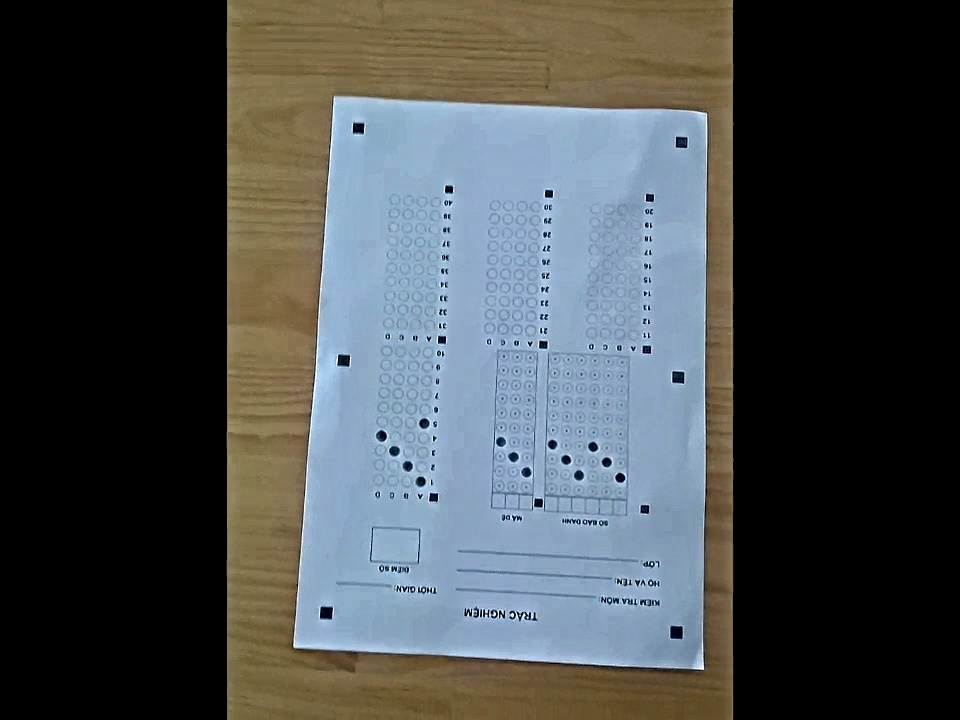
#> input picture data/temp_crops/temp_mcq.jpg, 960 x 720 px
$ python -i omr_processor.py   (imports and definitions only)
#> lines starting #> are read from the running program, lines starting #| are printed output that depends on the picture; after the words box and inside, x2 and y2 are one past the last pixel; in counts of white or black regions, pixels touching at a corner belong together
#> in process_image, img is the input picture: shape (720, 960, 3); mean B, G, R 76, 74.4, 69.6
# Thuật toán xử lý ảnh, đếm bóng (bubble) cho bài trắc nghiệm
import cv2
import numpy as np


class OMRProcessor:
    def __init__(self):
        self.PAPER_WIDTH_MM = 210.0
        self.PAPER_HEIGHT_MM = 297.0
        # 10 pixels per mm -> 2100 x 2970 image. High precision.
        self.PPM = 10
        self.warp_width = int(self.PAPER_WIDTH_MM * self.PPM)
        self.warp_height = int(self.PAPER_HEIGHT_MM * self.PPM)

        # Expected marker coordinates in mm
        # 6.5mm x 6.5mm squares at the corners
        self.MARKER_TL_MM = (11.0, 12.0)
        self.MARKER_TR_MM = (199.0, 12.0)
        self.MARKER_BL_MM = (11.0, 285.0)
        self.MARKER_BR_MM = (199.0, 285.0)

        self.MARKER_TL_PX = (int(self.MARKER_TL_MM[0] * self.PPM), int(self.MARKER_TL_MM[1] * self.PPM))
        self.MARKER_TR_PX = (int(self.MARKER_TR_MM[0] * self.PPM), int(self.MARKER_TR_MM[1] * self.PPM))
        self.MARKER_BL_PX = (int(self.MARKER_BL_MM[0] * self.PPM), int(self.MARKER_BL_MM[1] * self.PPM))
        self.MARKER_BR_PX = (int(self.MARKER_BR_MM[0] * self.PPM), int(self.MARKER_BR_MM[1] * self.PPM))

        # 9 Inner Alignment Markers (4.5x4.5 mm) for local distortion correction
        ans_1_10_y = 77.0
        bottom_y = ans_1_10_y + 6.5 + 9 * 8.0 + 9.5 # 165
        self.INNER_MARKERS_MM = [
            # Top row
            (28.5, 75.5), (86.5, 75.5), (144.5, 75.5),
            # Mid row
            (28.5, 163.5), (86.5, 163.5), (144.5, 163.5),
            # Bot row
            (28.5, bottom_y + 86.5), (86.5, bottom_y + 86.5), (144.5, bottom_y + 86.5) # 251.5
        ]

    def detect_markers(self, image):
        """Find the 4 corner alignment markers."""
        gray = cv2.cvtColor(image, cv2.COLOR_BGR2GRAY)
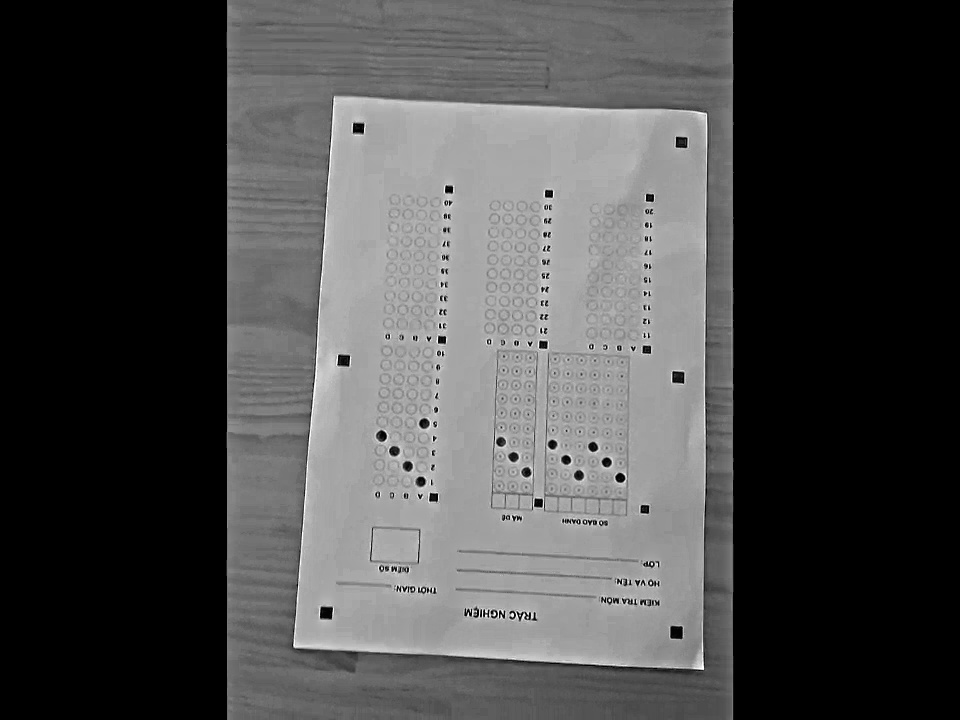
#> gray: shape (720, 960); min 0, max 255, mean 73.1
        blurred = cv2.GaussianBlur(gray, (5, 5), 0)

        # Adaptive threshold to isolate dark features
        thresh = cv2.adaptiveThreshold(blurred, 255, cv2.ADAPTIVE_THRESH_GAUSSIAN_C,
                                       cv2.THRESH_BINARY_INV, 51, 15)
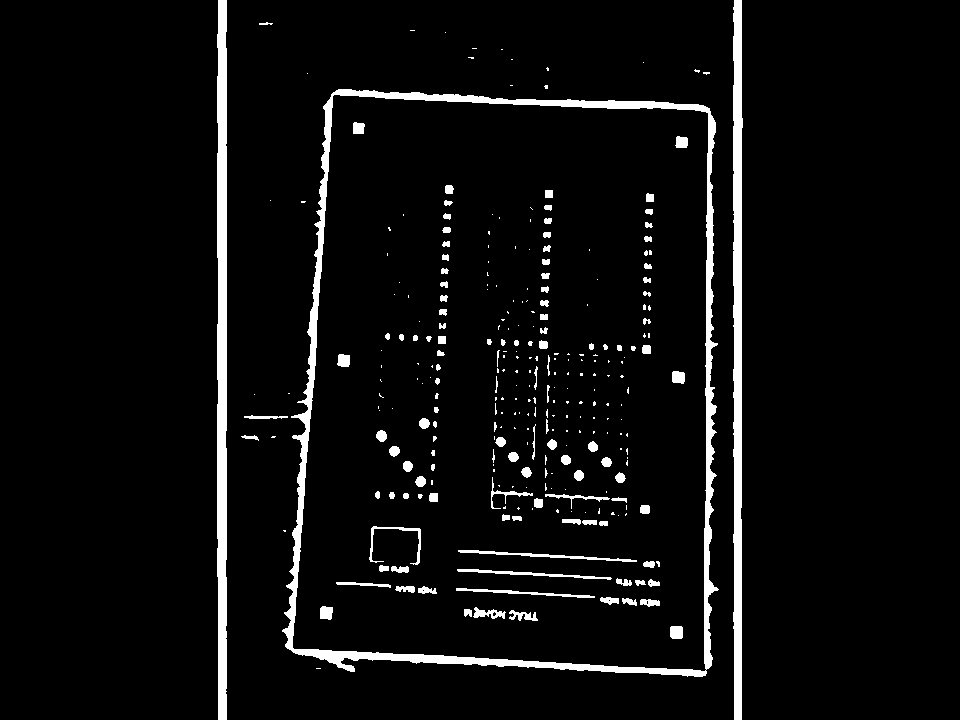
#> thresh: shape (720, 960); 5.1% white; 294 white regions (175 under 20 px)

        contours, _ = cv2.findContours(thresh, cv2.RETR_EXTERNAL, cv2.CHAIN_APPROX_SIMPLE)
#> contours = 26 contours, 21 with area under 20; largest, box (x1, y1, x2, y2) and area: (282, 89, 719, 677) 229875, (217, 0, 227, 720) 6076, (733, 0, 743, 720) 5306, (244, 415, 288, 419) 70, (241, 435, 259, 441) 34

        candidates = []
        for c in contours:
            area = cv2.contourArea(c)
            # A 6.5x6.5 mm marker - lower threshold for webcams with lower resolution
            if area < 30:
                continue

            x, y, w, h = cv2.boundingRect(c)
            aspect_ratio = float(w) / h

            # The markers are solid squares
            if 0.65 <= aspect_ratio <= 1.35:
                extent = area / (w * h)
                if extent > 0.65: # Solid shape
                    # Add center of mass
                    M = cv2.moments(c)
                    if M["m00"] != 0:
                        cx = int(M["m10"] / M["m00"])
                        cy = int(M["m01"] / M["m00"])
                        # Tính điểm: càng vuông vắn càng tốt (gần 1.0)
                        score = abs(aspect_ratio - 1.0) + abs(extent - 1.0)
                        candidates.append((score, cx, cy))
#> this loop made 26 passes
#> (area, x, y, w, h, aspect_ratio, extent, cx) on pass 10: (229875, 282, 89, 437, 588, 0.743, 0.895, 508)
#> (area, x, y, w, h, aspect_ratio) on passes 4, 5, 25, 26: (34, 241, 435, 18, 6, 3), (70, 244, 415, 44, 4, 11), (5306, 733, 0, 10, 720, 0.0139), (6076, 217, 0, 10, 720, 0.0139)
#> after the loop, candidates = [(0.362, 508, 386)]

        if len(candidates) < 4:
            return None # Not enough markers found

        # Chỉ lấy 35 ứng viên vuông vức nhất để tăng tốc duyệt tổ hợp
        candidates.sort(key=lambda x: x[0])
        best_cands = [(c[1], c[2]) for c in candidates[:35]]

        import itertools
        best_corners = None
        best_area = 0

        # Hàm tính khoảng cách giữa 2 điểm
        def dist(p1, p2):
            return ((p1[0] - p2[0]) ** 2 + (p1[1] - p2[1]) ** 2) ** 0.5

        # Quét mọi cụm 4 điểm để tìm ra tứ giác giống khung phiếu A4 nhất
        for quad in itertools.combinations(best_cands, 4):
            quad = np.array(quad)
            sums = quad.sum(axis=1)
            diffs = np.diff(quad, axis=1) # y - x

            tl = quad[np.argmin(sums)]
            br = quad[np.argmax(sums)]
            tr = quad[np.argmin(diffs)]
            bl = quad[np.argmax(diffs)]

            w_top = dist(tl, tr)
            w_bot = dist(br, bl)
            h_left = dist(tl, bl)
            h_right = dist(tr, br)

            if w_top == 0 or w_bot == 0 or h_left == 0 or h_right == 0: continue

            # Hai cạnh đối diện không được lệch nhau quá 35% (để chống méo perspective biến dạng nặng)
            if max(w_top, w_bot) / min(w_top, w_bot) > 1.35: continue
            if max(h_left, h_right) / min(h_left, h_right) > 1.35: continue

            avg_w = (w_top + w_bot) / 2.0
            avg_h = (h_left + h_right) / 2.0
            ratio = avg_w / avg_h

            # Tỷ lệ 4 góc chuẩn của OMR là 188mm / 273mm = 0.688.
            # Cho phép từ 0.35 đến 1.1 để bù trừ góc máy nghiêng.
            if 0.35 < ratio < 1.1:
                area = avg_w * avg_h
                # Lấy khung hình chữ nhật có diện tích LỚN NHẤT
                if area > best_area:
                    best_area = area
                    best_corners = np.array([tl, tr, br, bl], dtype="float32")

        return best_corners

    def align_document(self, image):
        src_pts = self.detect_markers(image)
        if src_pts is None:
            return None

        dst_pts = np.array([
            self.MARKER_TL_PX,
            self.MARKER_TR_PX,
            self.MARKER_BR_PX,
            self.MARKER_BL_PX
        ], dtype="float32")

        # Perspective transform
        M = cv2.getPerspectiveTransform(src_pts, dst_pts)
        warped = cv2.warpPerspective(image, M, (self.warp_width, self.warp_height))
        return warped

    # [312 lines left out: functions refine_inner_markers, get_interpolated_center, get_bubble_density, read_grid, read_answers, grade_answers and 1 more, not called in this run]

    def process_image(self, image_path, answer_key=None, answer_key_db=None):
        img = cv2.imread(image_path)
        if img is None:
            raise FileNotFoundError(f"Could not load {image_path}")

        warped = self.align_document(img)
        if warped is None:
#> (the run stopped early here; a loop or call above may not have finished)
